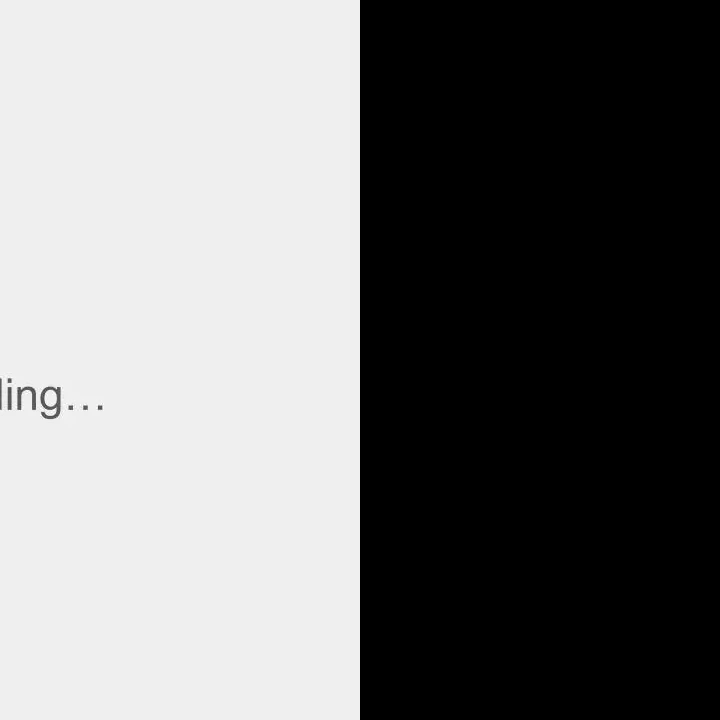
#> input picture assets/feature_pro.webp, 720 x 720 px; the run also reads 1 picture not shown here
$ python check_webp.py
#> lines starting #> are read from the running program, lines starting #| are printed output that depends on the picture
from PIL import Image

def analyze(path):
#> called with path = 'assets/feature_pro.webp'
    try:
        img = Image.open(path)
#> img is the input picture: PIL image 720x720 RGB; mean R, G, B 119.3, 119.3, 119.3
        frames = getattr(img, 'n_frames', 1)
#> frames = 1
        print(f"{path} -> Size: {img.size}, Frames: {frames}")
#| assets/feature_pro.webp -> Size: (720, 720), Frames: 1
    except Exception as e:
        print(f"Error on {path}: {e}")

analyze("assets/feature_pro.webp")
analyze("assets/hero_animation.webp")
#> call 2 of analyze, with path = 'assets/hero_animation.webp'
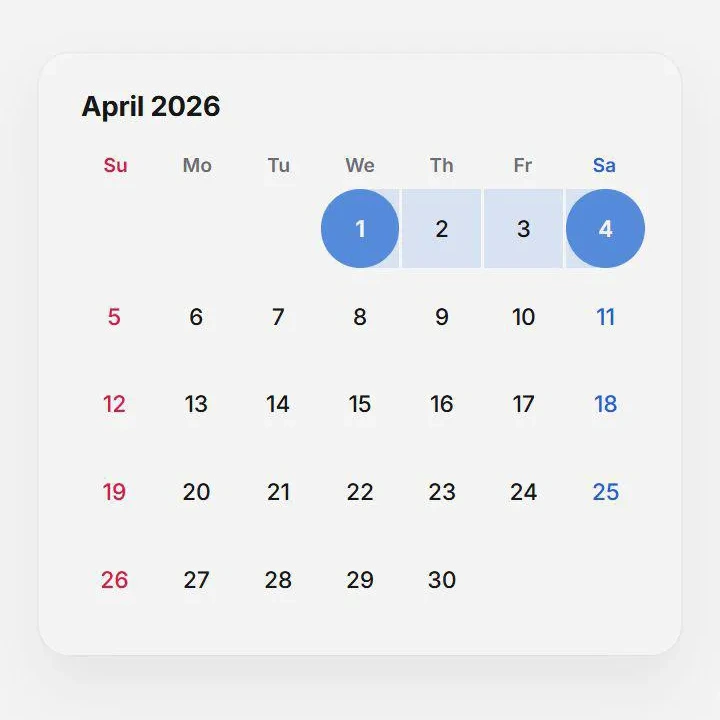
#> input picture assets/hero_animation.webp, 720 x 720 px
#> in analyze, img is the input picture: PIL image 720x720 RGBA; mean R, G, B, A 236.3, 237.5, 239.4, 255
#> in analyze (call 2), `frames = getattr(img, 'n_frames', 1)`: frames = 19
#| assets/hero_animation.webp -> Size: (720, 720), Frames: 19
analyze("assets/feature_scroll.webp")
#> call 3 of analyze, with path = 'assets/feature_scroll.webp'
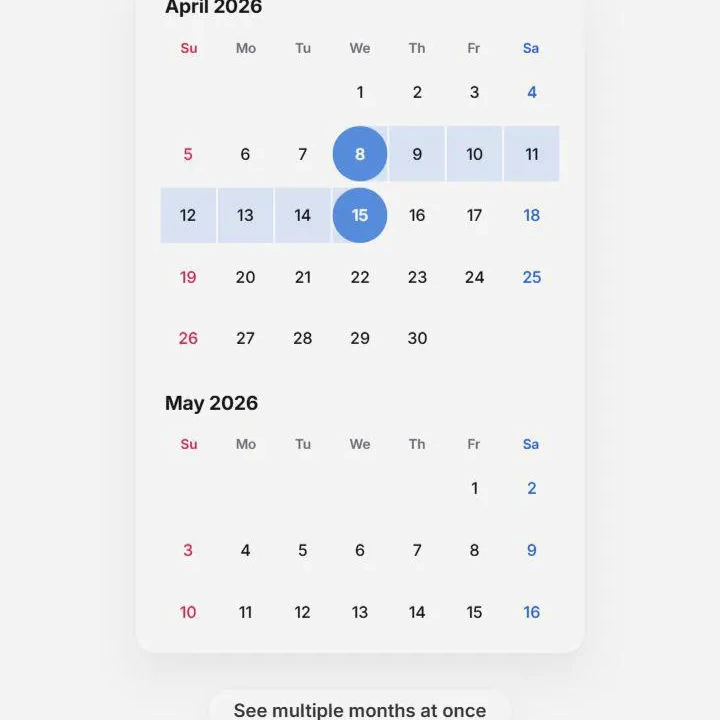
#> input picture assets/feature_scroll.webp, 720 x 720 px
#> in analyze, img is the input picture: PIL image 720x720 RGBA; mean R, G, B, A 238, 238.7, 240.1, 255
#> in analyze (call 3), `frames = getattr(img, 'n_frames', 1)`: frames = 7
#| assets/feature_scroll.webp -> Size: (720, 720), Frames: 7
analyze("assets/feature_font.webp")
#| assets/feature_font.webp -> Size: (720, 720), Frames: 1
